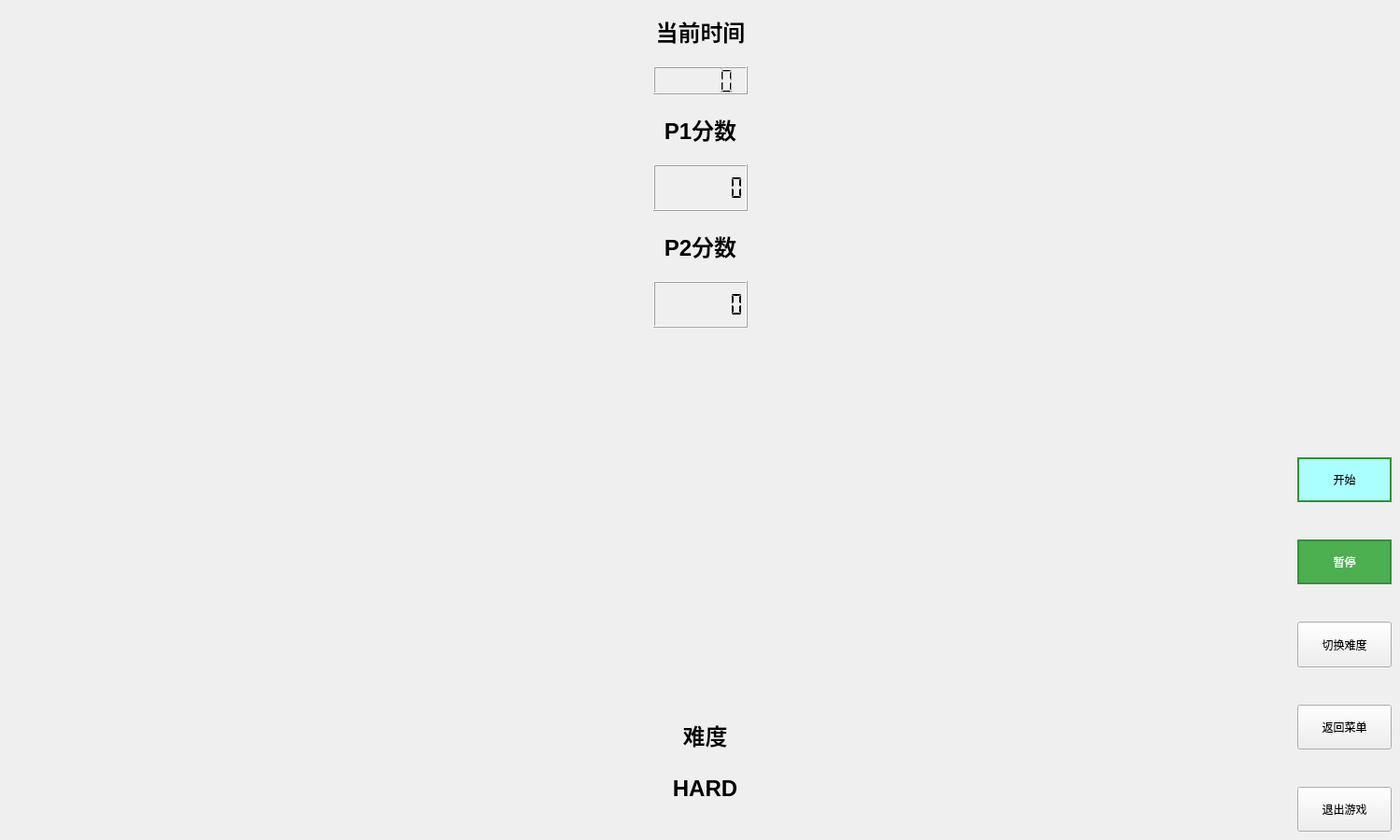
<?xml version="1.0" encoding="UTF-8"?>
<ui version="4.0">
 <class>Cboard_pair</class>
 <widget class="QWidget" name="Cboard_pair">
  <property name="geometry">
   <rect>
    <x>0</x>
    <y>0</y>
    <width>1500</width>
    <height>900</height>
   </rect>
  </property>
  <property name="font">
   <font>
    <bold>false</bold>
   </font>
  </property>
  <property name="windowTitle">
   <string>pair_game</string>
  </property>
  <property name="windowIcon">
   <iconset resource="myresources.qrc">
    <normaloff>:/image/MISC1139.ICO</normaloff>:/image/MISC1139.ICO</iconset>
  </property>
  <widget class="QWidget" name="layoutWidget">
   <property name="geometry">
    <rect>
     <x>1390</x>
     <y>490</y>
     <width>101</width>
     <height>401</height>
    </rect>
   </property>
   <layout class="QVBoxLayout" name="buttons">
    <property name="spacing">
     <number>40</number>
    </property>
    <item>
     <widget class="QPushButton" name="start_button_p">
      <property name="sizePolicy">
       <sizepolicy hsizetype="Preferred" vsizetype="Preferred">
        <horstretch>0</horstretch>
        <verstretch>0</verstretch>
       </sizepolicy>
      </property>
      <property name="mouseTracking">
       <bool>true</bool>
      </property>
      <property name="focusPolicy">
       <enum>Qt::FocusPolicy::NoFocus</enum>
      </property>
      <property name="styleSheet">
       <string notr="true">QPushButton:checked {
    background-color: #4CAF50; /* 选中时的背景色 */
    color: white;              /* 选中时的文字颜色 */
    border: 2px solid #388E3C; /* 选中时的边框 */
}
QPushButton{
    
	background-color: rgb(170, 255, 255);
    border: 2px solid #388E3C; /* 选中时的边框 */
}</string>
      </property>
      <property name="text">
       <string>开始</string>
      </property>
      <property name="checkable">
       <bool>true</bool>
      </property>
      <property name="checked">
       <bool>false</bool>
      </property>
     </widget>
    </item>
    <item>
     <widget class="QPushButton" name="pause_button_p">
      <property name="sizePolicy">
       <sizepolicy hsizetype="Minimum" vsizetype="Preferred">
        <horstretch>0</horstretch>
        <verstretch>0</verstretch>
       </sizepolicy>
      </property>
      <property name="mouseTracking">
       <bool>true</bool>
      </property>
      <property name="focusPolicy">
       <enum>Qt::FocusPolicy::NoFocus</enum>
      </property>
      <property name="styleSheet">
       <string notr="true">QPushButton:checked {
    background-color: #4CAF50; /* 选中时的背景色 */
    color: white;              /* 选中时的文字颜色 */
    border: 2px solid #388E3C; /* 选中时的边框 */
	padding: 8px; /* 选中时增加内边距 */
    border-width: 2px; /* 选中时加粗边框 */

}</string>
      </property>
      <property name="text">
       <string>暂停</string>
      </property>
      <property name="checkable">
       <bool>true</bool>
      </property>
      <property name="checked">
       <bool>true</bool>
      </property>
     </widget>
    </item>
    <item>
     <widget class="QPushButton" name="difchange_button_p">
      <property name="sizePolicy">
       <sizepolicy hsizetype="Minimum" vsizetype="Preferred">
        <horstretch>0</horstretch>
        <verstretch>0</verstretch>
       </sizepolicy>
      </property>
      <property name="focusPolicy">
       <enum>Qt::FocusPolicy::NoFocus</enum>
      </property>
      <property name="text">
       <string>切换难度</string>
      </property>
     </widget>
    </item>
    <item>
     <widget class="QPushButton" name="back_menu_button_p">
      <property name="sizePolicy">
       <sizepolicy hsizetype="Minimum" vsizetype="Preferred">
        <horstretch>0</horstretch>
        <verstretch>0</verstretch>
       </sizepolicy>
      </property>
      <property name="focusPolicy">
       <enum>Qt::FocusPolicy::NoFocus</enum>
      </property>
      <property name="text">
       <string>返回菜单</string>
      </property>
     </widget>
    </item>
    <item>
     <widget class="QPushButton" name="quit_game_p">
      <property name="sizePolicy">
       <sizepolicy hsizetype="Minimum" vsizetype="Preferred">
        <horstretch>0</horstretch>
        <verstretch>0</verstretch>
       </sizepolicy>
      </property>
      <property name="focusPolicy">
       <enum>Qt::FocusPolicy::NoFocus</enum>
      </property>
      <property name="text">
       <string>退出游戏</string>
      </property>
     </widget>
    </item>
   </layout>
  </widget>
  <widget class="QWidget" name="layoutWidget_2">
   <property name="geometry">
    <rect>
     <x>700</x>
     <y>10</y>
     <width>101</width>
     <height>341</height>
    </rect>
   </property>
   <layout class="QVBoxLayout" name="bars" stretch="0,0,0,0,0,0">
    <property name="spacing">
     <number>20</number>
    </property>
    <property name="topMargin">
     <number>6</number>
    </property>
    <item>
     <widget class="QLabel" name="timetitle">
      <property name="sizePolicy">
       <sizepolicy hsizetype="Preferred" vsizetype="Fixed">
        <horstretch>0</horstretch>
        <verstretch>0</verstretch>
       </sizepolicy>
      </property>
      <property name="text">
       <string>&lt;html&gt;&lt;head/&gt;&lt;body&gt;&lt;p&gt;&lt;span style=&quot; font-size:18pt; font-weight:700;&quot;&gt;当前时间&lt;/span&gt;&lt;/p&gt;&lt;/body&gt;&lt;/html&gt;</string>
      </property>
      <property name="alignment">
       <set>Qt::AlignmentFlag::AlignCenter</set>
      </property>
     </widget>
    </item>
    <item>
     <widget class="QLCDNumber" name="lcd_time">
      <property name="sizePolicy">
       <sizepolicy hsizetype="Minimum" vsizetype="Preferred">
        <horstretch>0</horstretch>
        <verstretch>0</verstretch>
       </sizepolicy>
      </property>
      <property name="layoutDirection">
       <enum>Qt::LayoutDirection::LeftToRight</enum>
      </property>
      <property name="segmentStyle">
       <enum>QLCDNumber::SegmentStyle::Filled</enum>
      </property>
     </widget>
    </item>
    <item>
     <widget class="QLabel" name="score_title1">
      <property name="sizePolicy">
       <sizepolicy hsizetype="Preferred" vsizetype="Fixed">
        <horstretch>0</horstretch>
        <verstretch>0</verstretch>
       </sizepolicy>
      </property>
      <property name="frameShape">
       <enum>QFrame::Shape::NoFrame</enum>
      </property>
      <property name="text">
       <string>&lt;html&gt;&lt;head/&gt;&lt;body&gt;&lt;p&gt;&lt;span style=&quot; font-size:18pt; font-weight:700;&quot;&gt;P1分数&lt;/span&gt;&lt;/p&gt;&lt;/body&gt;&lt;/html&gt;</string>
      </property>
      <property name="alignment">
       <set>Qt::AlignmentFlag::AlignCenter</set>
      </property>
     </widget>
    </item>
    <item>
     <widget class="QLCDNumber" name="lcd_score1">
      <property name="sizePolicy">
       <sizepolicy hsizetype="Minimum" vsizetype="Fixed">
        <horstretch>0</horstretch>
        <verstretch>10</verstretch>
       </sizepolicy>
      </property>
      <property name="minimumSize">
       <size>
        <width>0</width>
        <height>50</height>
       </size>
      </property>
      <property name="layoutDirection">
       <enum>Qt::LayoutDirection::LeftToRight</enum>
      </property>
      <property name="digitCount">
       <number>7</number>
      </property>
      <property name="segmentStyle">
       <enum>QLCDNumber::SegmentStyle::Flat</enum>
      </property>
     </widget>
    </item>
    <item>
     <widget class="QLabel" name="score_title2">
      <property name="sizePolicy">
       <sizepolicy hsizetype="Preferred" vsizetype="Fixed">
        <horstretch>0</horstretch>
        <verstretch>0</verstretch>
       </sizepolicy>
      </property>
      <property name="sizeIncrement">
       <size>
        <width>0</width>
        <height>0</height>
       </size>
      </property>
      <property name="text">
       <string>&lt;html&gt;&lt;head/&gt;&lt;body&gt;&lt;p&gt;&lt;span style=&quot; font-size:18pt; font-weight:700;&quot;&gt;P2分数&lt;/span&gt;&lt;/p&gt;&lt;/body&gt;&lt;/html&gt;</string>
      </property>
      <property name="alignment">
       <set>Qt::AlignmentFlag::AlignBottom|Qt::AlignmentFlag::AlignHCenter</set>
      </property>
     </widget>
    </item>
    <item>
     <widget class="QLCDNumber" name="lcd_score2">
      <property name="sizePolicy">
       <sizepolicy hsizetype="Minimum" vsizetype="Preferred">
        <horstretch>0</horstretch>
        <verstretch>0</verstretch>
       </sizepolicy>
      </property>
      <property name="minimumSize">
       <size>
        <width>0</width>
        <height>50</height>
       </size>
      </property>
      <property name="layoutDirection">
       <enum>Qt::LayoutDirection::LeftToRight</enum>
      </property>
      <property name="digitCount">
       <number>7</number>
      </property>
      <property name="segmentStyle">
       <enum>QLCDNumber::SegmentStyle::Flat</enum>
      </property>
     </widget>
    </item>
   </layout>
  </widget>
  <widget class="QWidget" name="layoutWidget">
   <property name="geometry">
    <rect>
     <x>710</x>
     <y>750</y>
     <width>91</width>
     <height>131</height>
    </rect>
   </property>
   <layout class="QVBoxLayout" name="verticalLayout">
    <item>
     <widget class="QLabel" name="difficulty_title">
      <property name="sizePolicy">
       <sizepolicy hsizetype="Preferred" vsizetype="Fixed">
        <horstretch>0</horstretch>
        <verstretch>0</verstretch>
       </sizepolicy>
      </property>
      <property name="text">
       <string>&lt;html&gt;&lt;head/&gt;&lt;body&gt;&lt;p&gt;&lt;span style=&quot; font-size:18pt; font-weight:700;&quot;&gt;难度&lt;/span&gt;&lt;/p&gt;&lt;/body&gt;&lt;/html&gt;</string>
      </property>
      <property name="alignment">
       <set>Qt::AlignmentFlag::AlignCenter</set>
      </property>
     </widget>
    </item>
    <item>
     <widget class="QLabel" name="difficulty_label">
      <property name="sizePolicy">
       <sizepolicy hsizetype="Preferred" vsizetype="Fixed">
        <horstretch>0</horstretch>
        <verstretch>0</verstretch>
       </sizepolicy>
      </property>
      <property name="text">
       <string>&lt;html&gt;&lt;head/&gt;&lt;body&gt;&lt;p&gt;&lt;span style=&quot; font-size:18pt; font-weight:700;&quot;&gt;HARD&lt;/span&gt;&lt;/p&gt;&lt;/body&gt;&lt;/html&gt;</string>
      </property>
      <property name="alignment">
       <set>Qt::AlignmentFlag::AlignCenter</set>
      </property>
     </widget>
    </item>
   </layout>
  </widget>
 </widget>
 <resources>
  <include location="myresources.qrc"/>
 </resources>
 <connections/>
</ui>
